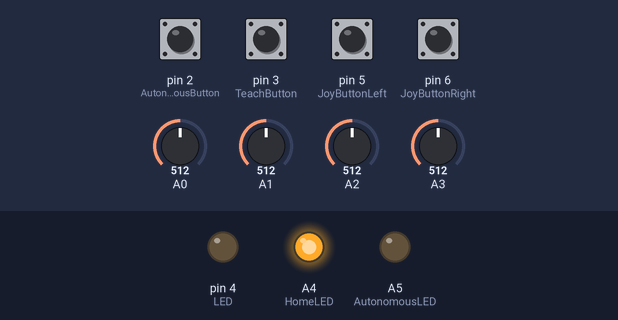
Bench run of a sketch on a simulated Arduino Nano, built with avr-gcc and run on an emulated ATmega328P. Parts: output pins drawn as LEDs (lit = HIGH). The inputs (shaded band) are chosen by the test bench; at power-on: pin 2 (AutonomousButton), pin 3 (TeachButton), pin 5 (JoyButtonLeft), pin 6 (JoyButtonRight) HIGH, A0 = 512, A1 = 512, A2 = 512, A3 = 512. No radio packets arrive unless stated; pins used as bus, display or sensor lines are not drawn.

Above: at 1.2 s.
1.3 s: pin 2 (AutonomousButton) pulled LOW for 0.15 s
At 1.37 s:
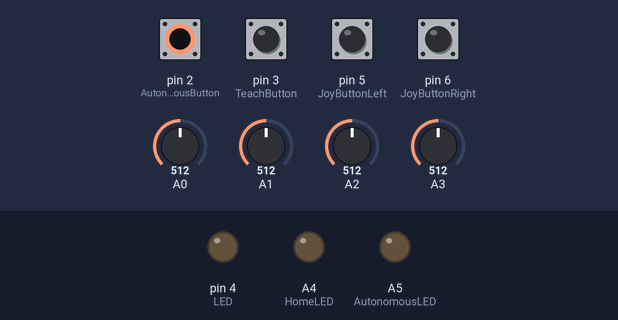
2.9 s: pin 3 (TeachButton) pulled LOW for 0.15 s
At 2.97 s:
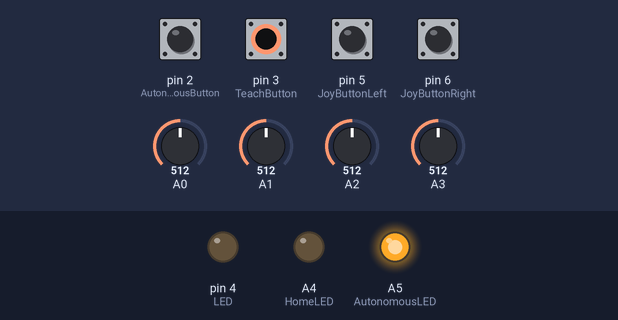
4.5 s: pin 5 (JoyButtonLeft) pulled LOW for 0.15 s
At 4.57 s:
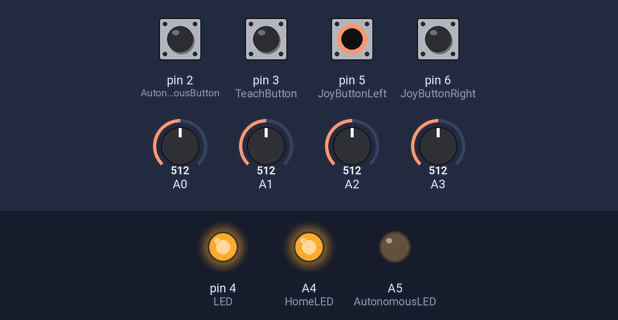
6.1 s: pin 2 (AutonomousButton) driven LOW and pin 5 (JoyButtonLeft) driven LOW
At 7.0 s:
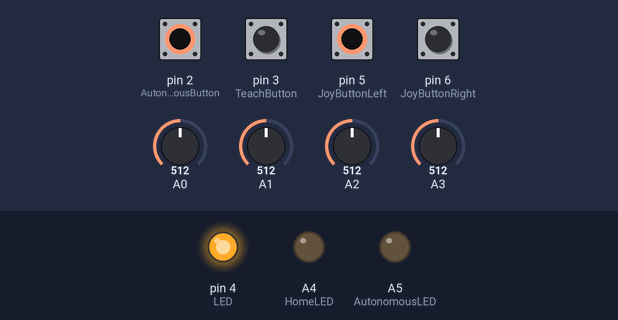
7.6 s: pin 2 (AutonomousButton) driven HIGH
At 8.1 s:
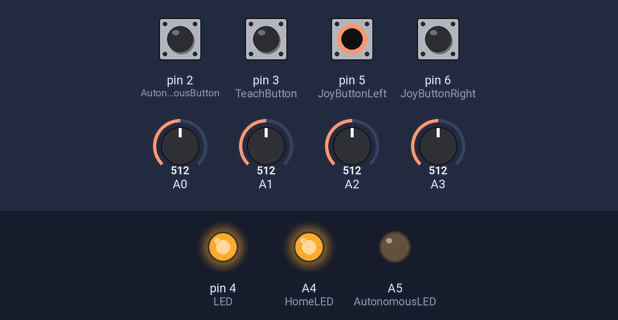
9.1 s: pin 3 (TeachButton) pulled LOW for 1 s
At 9.9 s:
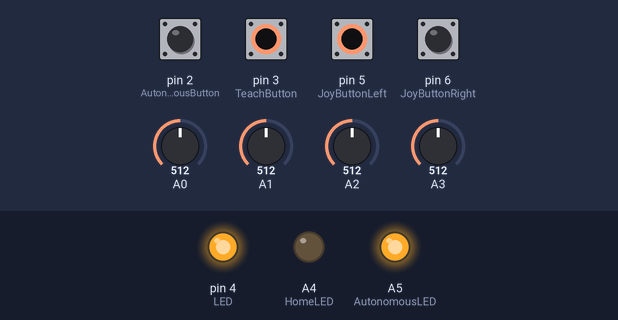
Timing chart, 0 to 12.1 s (numbered marks = the images above; inputs shaded):
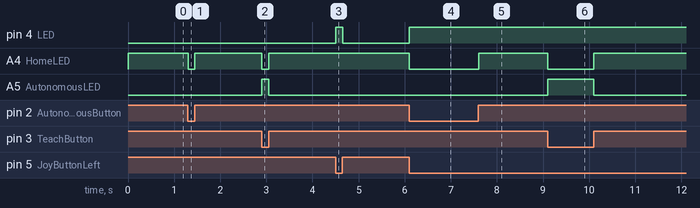

The sketch:

Transmission.ino
```cpp
//Adding Libraries
#include <SPI.h>                        /* to handle the communication interface with the modem*/
#include <nRF24L01.h>                   /* to handle this particular modem driver*/
#include <RF24.h>                       /* the library which helps us to control the radio modem*/
#include <ezButton.h>

#define MAX_Controller_Val 1024
#define PI 3.141592

#define LED 4
#define JoyButtonLeft 5
#define JoyButtonRight 6
#define AutonomousButton 2
#define TeachButton 3
#define PressedDown 0
#define NotPressedDown 1
#define HomeLED A4
#define AutonomousLED A5
#define TeachLED A6

// Operation Modes
#define HOME_OPS 0
#define AUTO_OPS 1
#define TEACH_OPS 2

float frontback_left, leftright_left, frontback_right, leftright_right;
int frontback_left_mag, leftright_left_mag, frontback_right_mag, leftright_right_mag;
int magnitude_1, angle_1;

#define CE_PIN 8
#define CSN_PIN 7

RF24 radio(CE_PIN, CSN_PIN);         /* Creating instance 'radio'  ( CE , CSN )   CE -> D7 | CSN -> D8 */
const byte Address[6] = "00009" ;    /* Address to which data to be transmitted*/
int value = 0;
int mode = 0;                        // Initialise has home position
int JoyButtonLeftState = 0, JoyButtonRightState = 0, TeachState = 0, AutonomousState = 0;
int transmission_buffer[7] = {0,0,0,0,0,0,0};

void setup() {
  // put your setup code here, to run once:
  pinMode(CE_PIN, OUTPUT);
  pinMode(CSN_PIN, OUTPUT);
  digitalWrite(CE_PIN, LOW);   // CE low until configured
  digitalWrite(CSN_PIN, HIGH); // CSN high (not selected)

  Serial.begin(9600);
  radio.begin();                  /* Activate the modem*/
  radio.openWritingPipe(Address); /* Sets the address of transmitter to which program will send the data */
  radio.setChannel(76);           /* Specify proper channel of communication */
  radio.setDataRate(RF24_1MBPS);  /* Sets data rate to be standard */
  radio.setPALevel(RF24_PA_MIN);  /* Long distance signal module */
  radio.stopListening();          /* Setting modem in transmission mode*/
  pinMode(LED, OUTPUT);           // Set the LED pin as output

  pinMode(JoyButtonLeft, INPUT_PULLUP);
  pinMode(JoyButtonRight, INPUT_PULLUP);
  pinMode(AutonomousButton, INPUT_PULLUP);
  pinMode(TeachButton, INPUT_PULLUP);
  pinMode(AutonomousLED, OUTPUT);
  pinMode(TeachLED,OUTPUT);
  pinMode(HomeLED,OUTPUT);
}

void loop() {

  JoyButtonLeftState = digitalRead(JoyButtonLeft);
  JoyButtonRightState = digitalRead(JoyButtonRight);
  TeachState = digitalRead(TeachButton);
  AutonomousState = digitalRead(AutonomousButton);

  // Joystick Processing
  frontback_right = checksmall((MAX_Controller_Val/2)-analogRead(A1)) * -1;
  leftright_right = checksmall(analogRead(A0)-(MAX_Controller_Val/2)) * -1;
  frontback_left = checksmall((MAX_Controller_Val/2)-analogRead(A2)) * -1;
  leftright_left = checksmall(analogRead(A3)-(MAX_Controller_Val/2)) * -1;

  frontback_right_mag = velocities(frontback_right);
  leftright_right_mag = velocities(leftright_right);
  frontback_left_mag = velocities(frontback_left);
  leftright_left_mag = velocities(leftright_left);

  //magnitude_1 = magnitude(leftright1,frontback1);
  //angle_1 = angle(leftright1,frontback1,magnitude_1);

  // Check if any one of the buttons are pressed down
  if (JoyButtonLeftState == PressedDown || JoyButtonRightState == PressedDown) {
      digitalWrite(LED, HIGH); // Turn on the LED
  }
  else {
    digitalWrite(LED, LOW); // Turn off the LED
  }

  // Teach Mode
  if (TeachState == 1 && AutonomousState == 0) {mode = TEACH_OPS; analogWrite(TeachLED, 150); analogWrite(AutonomousLED, 0); analogWrite(HomeLED, 0);}
  // Autonomous Mode
  else if (TeachState == 0 && AutonomousState == 1) {mode = AUTO_OPS; analogWrite(AutonomousLED, 150); analogWrite(TeachLED, 0); analogWrite(HomeLED, 0);}
  // Home Mode
  else if (TeachState == 1 && AutonomousState == 1) {mode = HOME_OPS; analogWrite(HomeLED, 150); analogWrite(TeachLED, 0); analogWrite(AutonomousLED, 0);}
  else {mode = HOME_OPS; analogWrite(HomeLED, 150); analogWrite(TeachLED, 0), analogWrite(AutonomousLED, 0);}

  // Begin mode transfer
  value = magnitude_1;

  transmission_buffer[0] = mode;

  // Motor
  transmission_buffer[1] = leftright_left_mag; // Base Motor
  transmission_buffer[2] = frontback_left_mag; // Motor 1
  transmission_buffer[3] = frontback_right_mag;// Motor 2
  transmission_buffer[4] = leftright_right_mag;// Gripper Motor (Up Down)
  transmission_buffer[5] = not(JoyButtonRightState);// Close/Open Gripper
  transmission_buffer[6] = not(JoyButtonLeftState); // Record Button
  radio.write(transmission_buffer, sizeof(transmission_buffer));

  // HELPFUL DEBUG FUNCTIONS
  //debug();                   // This stage shows the raw joystick output
  //debugJoystickNormalised(); // This stage shows the normlised joystick output
  //debugVelocities();         // This stage shows the velocities to be sent over
  //debugTransmission();

}

// Normalizer function for my data, it allows to correct for zero/displacement error
float checksmall(float value) {
  if (abs(value) < 10){
    value = 0;
  }
  else if (value > 510) {
    value = MAX_Controller_Val/2;
  }
  else if (value < -510) {
    value = -MAX_Controller_Val/2;
  }
  return value;
}

int magnitude(float x, float y) {
  int largest_val;
  if (abs(x) < abs(y)) {           // If x is smaller than y
    largest_val = (int)(4*(abs(y)/512)); // Take y as my largest value
  }
  else {
    largest_val = (int)(4*(abs(x)/512)); // Take x as my largest value
  }

  return largest_val;
}

int velocities(float x) {

  int val;
  val = (int)((4*x)/500); // Take x as my largest value

  return val;
}

int angle(float x, float y, int magnitude) {
  x = (double)x; y = (double)y;
  int angle;
  if (magnitude == 0) {
    angle = 0;
  }
  else {
    angle = (int)((atan2(y,x)*180/PI));
    if (angle < 180 && angle > -90) {
      angle = angle - 90;
    }
    else if (angle <= -90) {
      angle = angle + 270;
    }
    else {
      angle = 90;
    }

  }
  return angle;
}

void debug() {
  Serial.print("Teach = ");
  Serial.print(TeachState);
  Serial.print(" Auto = ");
  Serial.print(AutonomousState);
  Serial.print(" D0 = ");
  Serial.print(digitalRead(5));
  Serial.print(", D1 = ");
  Serial.print(digitalRead(6));                                                                                                                                                                                                                                                         /* Sending data over NRF 24L01*/
  Serial.print(", A0 = ");
  Serial.print(analogRead(A0));
  Serial.print(", A1 = ");
  Serial.print(analogRead(A1));
  Serial.print(", A2 = ");
  Serial.print(analogRead(A2));
  Serial.print(", A3 = ");
  Serial.println(analogRead(A3));
}

void debugJoystickNormalised() {
  Serial.print("Left Joystick: ");
  Serial.print(frontback_left);
  Serial.print(" | ");
  Serial.print(leftright_left);
  Serial.print(" Right Joystick: ");
  Serial.print(frontback_right);
  Serial.print(" | ");
  Serial.println(leftright_right);
}

void debugVelocities() {
  Serial.print("Left Joystick: ");
  Serial.print(frontback_left_mag);
  Serial.print(" | ");
  Serial.print(leftright_left_mag);
  Serial.print(" Right Joystick: ");
  Serial.print(frontback_right_mag);
  Serial.print(" | ");
  Serial.println(leftright_right_mag);
}

void debugTransmission() {
  Serial.print("Tranmission Buffer:");
  Serial.print(transmission_buffer[0]);
  Serial.print("|");
  Serial.print(transmission_buffer[1]);                                                                                                                                                                                                                                                         /* Sending data over NRF 24L01*/
  Serial.print("|");
  Serial.print(transmission_buffer[2]);
  Serial.print("|");
  Serial.print(transmission_buffer[3]);
  Serial.print("|");
  Serial.print(transmission_buffer[4]);
  Serial.print("|");
  Serial.print(transmission_buffer[5]);
  Serial.print("|");
  Serial.println(transmission_buffer[6]);
}
```

Measured:
- after the input at 1.3 s, A4 (HomeLED): HIGH → LOW at once, → HIGH 0.15 s later
- after the input at 2.9 s, A4 (HomeLED): HIGH → LOW at once, → HIGH 0.15 s later; A5 (AutonomousLED): LOW → HIGH at once, → LOW 0.15 s later
- after the input at 4.5 s, pin 4 (LED): LOW → HIGH at once, → LOW 0.15 s later
- after the input at 6.1 s, pin 4 (LED): LOW → HIGH at once; A4 (HomeLED): HIGH → LOW at once
- after the input at 7.6 s, A4 (HomeLED): LOW → HIGH at once
- after the input at 9.1 s, A4 (HomeLED): HIGH → LOW at once, → HIGH 1.0 s later; A5 (AutonomousLED): LOW → HIGH at once, → LOW 1.0 s later
